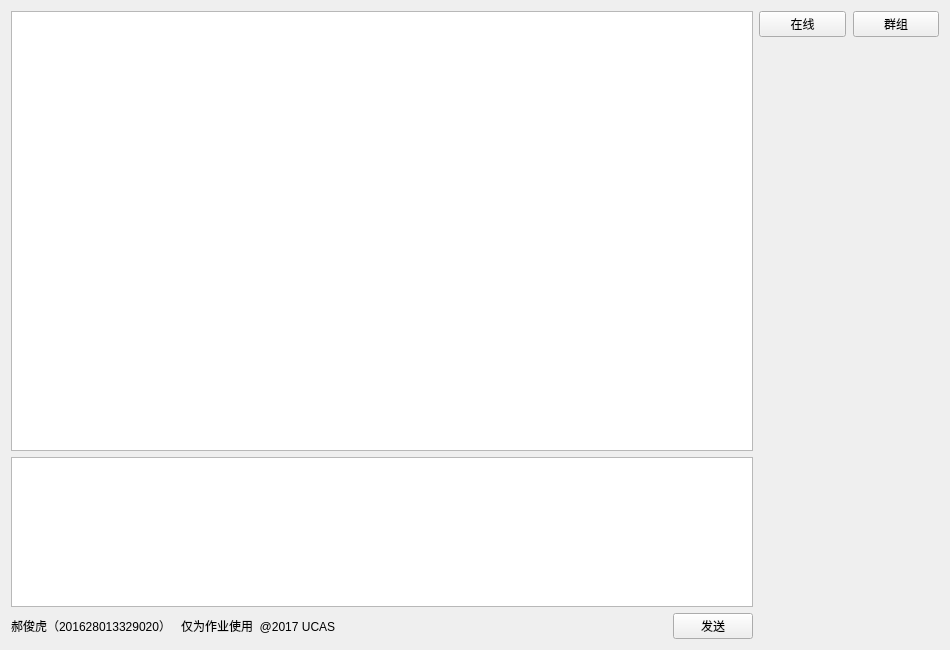
<?xml version="1.0" encoding="UTF-8"?>
<ui version="4.0">
 <class>MainWindow</class>
 <widget class="QMainWindow" name="MainWindow">
  <property name="geometry">
   <rect>
    <x>0</x>
    <y>0</y>
    <width>950</width>
    <height>650</height>
   </rect>
  </property>
  <property name="minimumSize">
   <size>
    <width>950</width>
    <height>650</height>
   </size>
  </property>
  <property name="windowTitle">
   <string>单播与组播（国科大TCP/IP课程作业2）</string>
  </property>
  <widget class="QWidget" name="centralWidget">
   <layout class="QHBoxLayout" name="horizontalLayout_3" stretch="1,0">
    <item>
     <layout class="QVBoxLayout" name="verticalLayout_2">
      <item>
       <widget class="QStackedWidget" name="stackedWidgetChatLog">
        <property name="styleSheet">
         <string notr="true"/>
        </property>
        <property name="lineWidth">
         <number>0</number>
        </property>
        <property name="currentIndex">
         <number>1</number>
        </property>
        <widget class="QWidget" name="page">
         <layout class="QVBoxLayout" name="verticalLayout_3">
          <property name="spacing">
           <number>0</number>
          </property>
          <property name="leftMargin">
           <number>0</number>
          </property>
          <property name="topMargin">
           <number>0</number>
          </property>
          <property name="rightMargin">
           <number>0</number>
          </property>
          <property name="bottomMargin">
           <number>0</number>
          </property>
          <item>
           <widget class="QTextBrowser" name="textChatLogs"/>
          </item>
         </layout>
        </widget>
        <widget class="QWidget" name="page_2">
         <layout class="QVBoxLayout" name="verticalLayout_4">
          <property name="spacing">
           <number>0</number>
          </property>
          <property name="leftMargin">
           <number>0</number>
          </property>
          <property name="topMargin">
           <number>0</number>
          </property>
          <property name="rightMargin">
           <number>0</number>
          </property>
          <property name="bottomMargin">
           <number>0</number>
          </property>
          <item>
           <widget class="QTextBrowser" name="textChatLogsGrp"/>
          </item>
         </layout>
        </widget>
       </widget>
      </item>
      <item>
       <widget class="QTextEdit" name="textSend">
        <property name="maximumSize">
         <size>
          <width>16777215</width>
          <height>150</height>
         </size>
        </property>
       </widget>
      </item>
      <item>
       <layout class="QHBoxLayout" name="horizontalLayout_2">
        <item>
         <widget class="QLabel" name="label">
          <property name="text">
           <string>郝俊虎（201628013329020）   仅为作业使用  @2017 UCAS</string>
          </property>
         </widget>
        </item>
        <item>
         <spacer name="horizontalSpacer">
          <property name="orientation">
           <enum>Qt::Horizontal</enum>
          </property>
          <property name="sizeHint" stdset="0">
           <size>
            <width>40</width>
            <height>20</height>
           </size>
          </property>
         </spacer>
        </item>
        <item>
         <widget class="QPushButton" name="bth_send">
          <property name="text">
           <string>发送</string>
          </property>
         </widget>
        </item>
       </layout>
      </item>
     </layout>
    </item>
    <item>
     <layout class="QVBoxLayout" name="verticalLayout">
      <item>
       <layout class="QHBoxLayout" name="horizontalLayout">
        <property name="spacing">
         <number>7</number>
        </property>
        <property name="sizeConstraint">
         <enum>QLayout::SetFixedSize</enum>
        </property>
        <item>
         <widget class="QPushButton" name="pushButton">
          <property name="text">
           <string>在线</string>
          </property>
         </widget>
        </item>
        <item>
         <widget class="QPushButton" name="pushButton_2">
          <property name="text">
           <string>群组</string>
          </property>
         </widget>
        </item>
       </layout>
      </item>
      <item>
       <widget class="QStackedWidget" name="stackedWidgetPersonList">
        <property name="minimumSize">
         <size>
          <width>180</width>
          <height>0</height>
         </size>
        </property>
        <property name="maximumSize">
         <size>
          <width>90000</width>
          <height>10000</height>
         </size>
        </property>
        <property name="currentIndex">
         <number>0</number>
        </property>
        <widget class="QWidget" name="pagePersonList"/>
        <widget class="QWidget" name="pageGroupList"/>
       </widget>
      </item>
     </layout>
    </item>
   </layout>
  </widget>
 </widget>
 <layoutdefault spacing="6" margin="11"/>
 <resources/>
 <connections/>
</ui>
